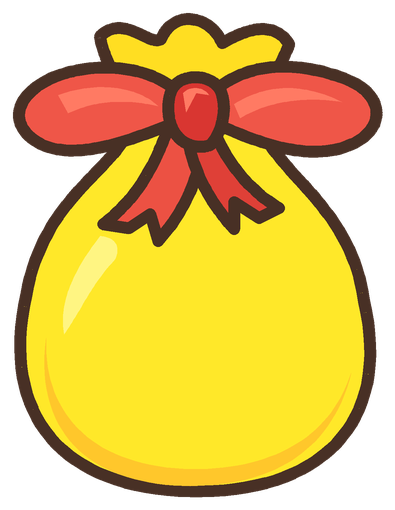
#> input picture .work/ai-assets-1512/backups/checkpoint_bag.png, 395 x 510 px, found by its file name
$ python adapt_assets.py
#> lines starting #> are read from the running program, lines starting #| are printed output that depends on the picture
from pathlib import Path
from PIL import Image
import json, shutil, hashlib

ROOT = Path(r'D:\Repo\Phaser_Jump')
WORK = ROOT / '.work/ai-assets-1512'
RAW = WORK / 'raw'
STAGE = WORK / 'normalized'
STAGE.mkdir(parents=True, exist_ok=True)
SPECS = {
    'checkpoint_bag': ('public/assets/Checkpoint/checkpoint_bag.png', (395, 510), (10, 10, 385, 500)),
    'coin_box': ('public/assets/Special/coin_box.png', (256, 192), (5, 29, 253, 168)),
    'shield_box': ('public/assets/Special/shield_box.png', (256, 192), (5, 29, 253, 168)),
    'spring_box': ('public/assets/Special/spring_box.png', (256, 192), (5, 29, 253, 168)),
}

# Validate every available source before changing any project asset; explicitly retain missing types.
records = []
missing = []
for kind, (relative, size, target) in SPECS.items():
    p = RAW / f'{kind}.png'
    if not p.is_file():
        missing.append(kind)
        continue
    with Image.open(p) as original:
#> original is the input picture: PIL image 395x510 RGBA; mean R, G, B, A 150.3, 118.7, 32.9, 179.8
        original.load()
        if original.mode != 'RGBA':
            raise SystemExit(f'{kind} 缺少原生 RGBA 透明通道。')
        alpha = original.getchannel('A')
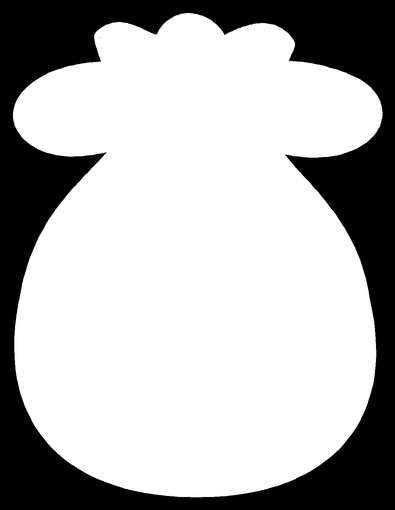
#> alpha: PIL image 395x510 L; min 0, max 255, mean 179.8
        if alpha.getextrema()[0] != 0 or alpha.getextrema()[1] < 240:
            raise SystemExit(f'{kind} 未检测到透明背景和完整不透明主体。')
        # Native-alpha outputs contain isolated A=1..4 artifacts far outside the subject.
        # Trim only this effectively invisible margin; keep the full antialiased subject with 2px padding.
        visible = alpha.point(lambda a: 255 if a > 4 else 0).getbbox()
#> visible = (12, 12, 383, 498)
        bounds = (max(0, visible[0]-2), max(0, visible[1]-2),
                  min(original.width, visible[2]+2), min(original.height, visible[3]+2)) if visible else None
#> bounds = (10, 10, 385, 500)
        if bounds is None:
            raise SystemExit(f'{kind} 为空白图片。')
        # Adapt the intact subject to its original game footprint, without painting new image content.
        sprite = original.crop(bounds).resize((target[2]-target[0], target[3]-target[1]), Image.Resampling.LANCZOS)
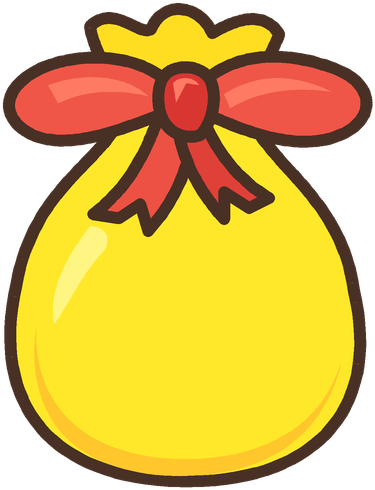
#> sprite: PIL image 375x490 RGBA; mean R, G, B, A 164.7, 130.1, 36, 197.1; transparent parts drawn white
        canvas = Image.new('RGBA', size, (0, 0, 0, 0))
#> canvas: PIL image 395x510 RGBA; every value is 0
#> (the run stopped early here; a loop or call above may not have finished)
